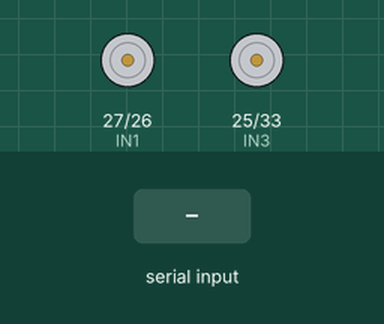
The sketch below on a simulated ESP32. Shown: motor-driver pin pairs drawn as motors (green arrow = first pin HIGH = forward, orange = second pin HIGH = backward, longer = more drive, scaled by the enable pin). Inputs (shaded band) come from the test bench. Nothing arrives over Bluetooth unless stated; what the sketch prints to the serial monitor is not drawn.

Above: at 1.2 s.
1.3 s: "I" received over the second serial link
At 2.1 s:
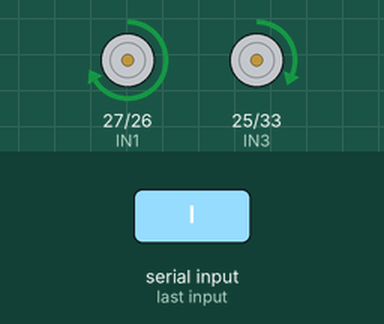
3.8 s: "H" received over the second serial link
At 4.6 s:
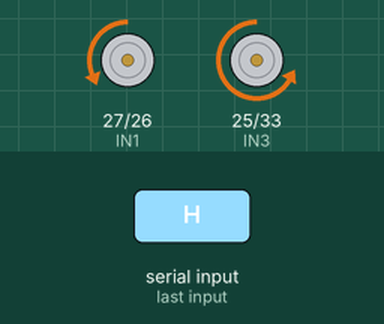
6.3 s: "J" received over the second serial link
At 7.1 s:
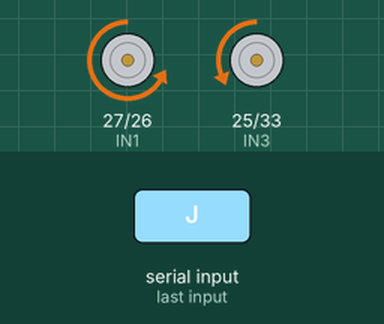
8.8 s: "F90\n" received over the second serial link
At 9.6 s:
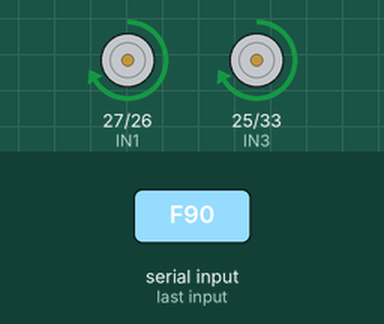
11.3 s: "F,45\n" received over the second serial link
At 11.6 s:
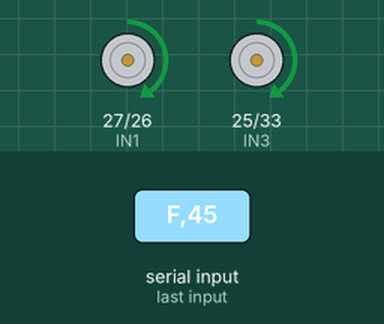
13.8 s: "B90\n" received over the second serial link
At 14.6 s:
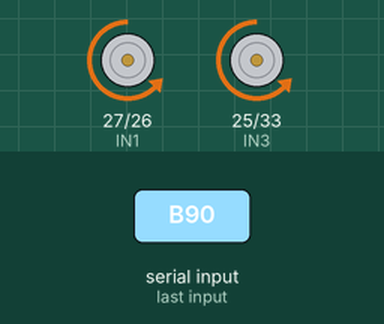
Timing chart, 0 to 16.8 s (numbered marks = the images above; inputs shaded):
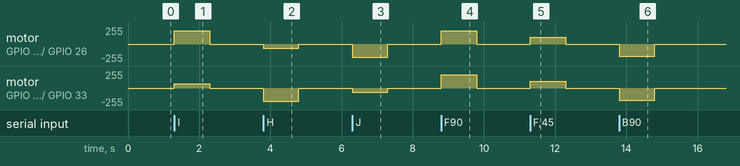

The sketch:

02_ESP32_Bluetooth_Car.ino
```cpp
/*
  ============================================================
  PROJECT : ESP32 Bluetooth Car (built-in Bluetooth, no HC-05)
  LEVEL   : Beginner
  BOARD   : ESP32 Dev Module (original ESP32 only)
  ============================================================
  ABOUT
    The ESP32 has Bluetooth built in, so no extra module is needed.
    Works with the same phone apps as the Arduino + HC-05 car.

  PARTS
    - ESP32 dev board (original ESP32 - NOT S2 / S3 / C3, they have no Classic Bluetooth)
    - L298N, motors, chassis, battery

  WIRING
    L298N ENA -> GPIO14
    L298N IN1 -> GPIO27
    L298N IN2 -> GPIO26
    L298N IN3 -> GPIO25
    L298N IN4 -> GPIO33
    L298N ENB -> GPIO32
    L298N 5V / GND -> ESP32 VIN / GND

  LIBRARIES
    - BluetoothSerial (ESP32 board package)

  APP
    "Arduino Bluetooth RC Car" or any app sending F B L R G I H J S and 0-9.

  HOW IT WORKS
    1. Upload, then pair your phone with "ESP32-BT-Car".
    2. Commands: F forward, B back, L left, R right, G/I forward-left/right,
       H/J back-left/right, S stop, 0-9 speed.

  TIPS
    - Error "Bluetooth is not enabled"? Your board is not an original ESP32.
    - Car stops by itself after 1 s? Your app sends only one command per tap: set SIGNAL_TIMEOUT to 0.
  ============================================================
*/

#include <BluetoothSerial.h>

#define ENA 14
#define IN1 27
#define IN2 26
#define IN3 25
#define IN4 33
#define ENB 32

#define SIGNAL_TIMEOUT 1000   // ms, 0 = disabled

BluetoothSerial SerialBT;
int carSpeed = 200;
unsigned long lastCommand = 0;

void setup() {
  Serial.begin(115200);
  pinMode(ENA, OUTPUT); pinMode(ENB, OUTPUT);
  pinMode(IN1, OUTPUT); pinMode(IN2, OUTPUT);
  pinMode(IN3, OUTPUT); pinMode(IN4, OUTPUT);
  setMotor(0, 0);
  SerialBT.begin("ESP32-BT-Car");
  Serial.println("Pair with ESP32-BT-Car");
}

void loop() {
  if (SerialBT.available()) {
    char cmd = SerialBT.read();
    lastCommand = millis();
    if (cmd >= '0' && cmd <= '9') {
      carSpeed = map(cmd - '0', 0, 9, 100, 255);
      return;
    }
    switch (cmd) {
      case 'F': setMotor(carSpeed, carSpeed);              break;
      case 'B': setMotor(-carSpeed, -carSpeed);            break;
      case 'L': setMotor(-carSpeed, carSpeed);             break;
      case 'R': setMotor(carSpeed, -carSpeed);             break;
      case 'G': setMotor(carSpeed / 3, carSpeed);          break;
      case 'I': setMotor(carSpeed, carSpeed / 3);          break;
      case 'H': setMotor(-carSpeed / 3, -carSpeed);        break;
      case 'J': setMotor(-carSpeed, -carSpeed / 3);        break;
      case 'S': setMotor(0, 0);                            break;
    }
  }
  if (SIGNAL_TIMEOUT > 0 && millis() - lastCommand > SIGNAL_TIMEOUT) setMotor(0, 0);
}

void setMotor(int leftSpeed, int rightSpeed) {
  if (leftSpeed >= 0) { digitalWrite(IN1, HIGH); digitalWrite(IN2, LOW); }
  else                { digitalWrite(IN1, LOW);  digitalWrite(IN2, HIGH); leftSpeed = -leftSpeed; }
  if (rightSpeed >= 0) { digitalWrite(IN3, HIGH); digitalWrite(IN4, LOW); }
  else                 { digitalWrite(IN3, LOW);  digitalWrite(IN4, HIGH); rightSpeed = -rightSpeed; }
  analogWrite(ENA, constrain(leftSpeed, 0, 255));
  analogWrite(ENB, constrain(rightSpeed, 0, 255));
}
```

Measured:
- after the input at 1.3 s, motor on GPIO 27 (IN1) / GPIO 26 (IN2): stopped → forward 200/255 at once, → stopped 1.0 s later; motor on GPIO 25 (IN3) / GPIO 33 (IN4): stopped → forward 66/255 at once, → stopped 1.0 s later
- after the input at 3.8 s, motor on GPIO 27 (IN1) / GPIO 26 (IN2): stopped → backward 66/255 at once, → stopped 1.0 s later; motor on GPIO 25 (IN3) / GPIO 33 (IN4): stopped → backward 200/255 at once, → stopped 1.0 s later
- after the input at 6.3 s, motor on GPIO 27 (IN1) / GPIO 26 (IN2): stopped → backward 200/255 at once, → stopped 1.0 s later; motor on GPIO 25 (IN3) / GPIO 33 (IN4): stopped → backward 66/255 at once, → stopped 1.0 s later
- after the input at 8.8 s, motor on GPIO 27 (IN1) / GPIO 26 (IN2), motor on GPIO 25 (IN3) / GPIO 33 (IN4): stopped → forward 200/255 at once, → stopped 1.0 s later
- after the input at 11.3 s, motor on GPIO 27 (IN1) / GPIO 26 (IN2), motor on GPIO 25 (IN3) / GPIO 33 (IN4): stopped → forward 100/255 at once, → stopped 1.0 s later
- after the input at 13.8 s, motor on GPIO 27 (IN1) / GPIO 26 (IN2), motor on GPIO 25 (IN3) / GPIO 33 (IN4): stopped → backward 186/255 at once, → stopped 1.0 s later
